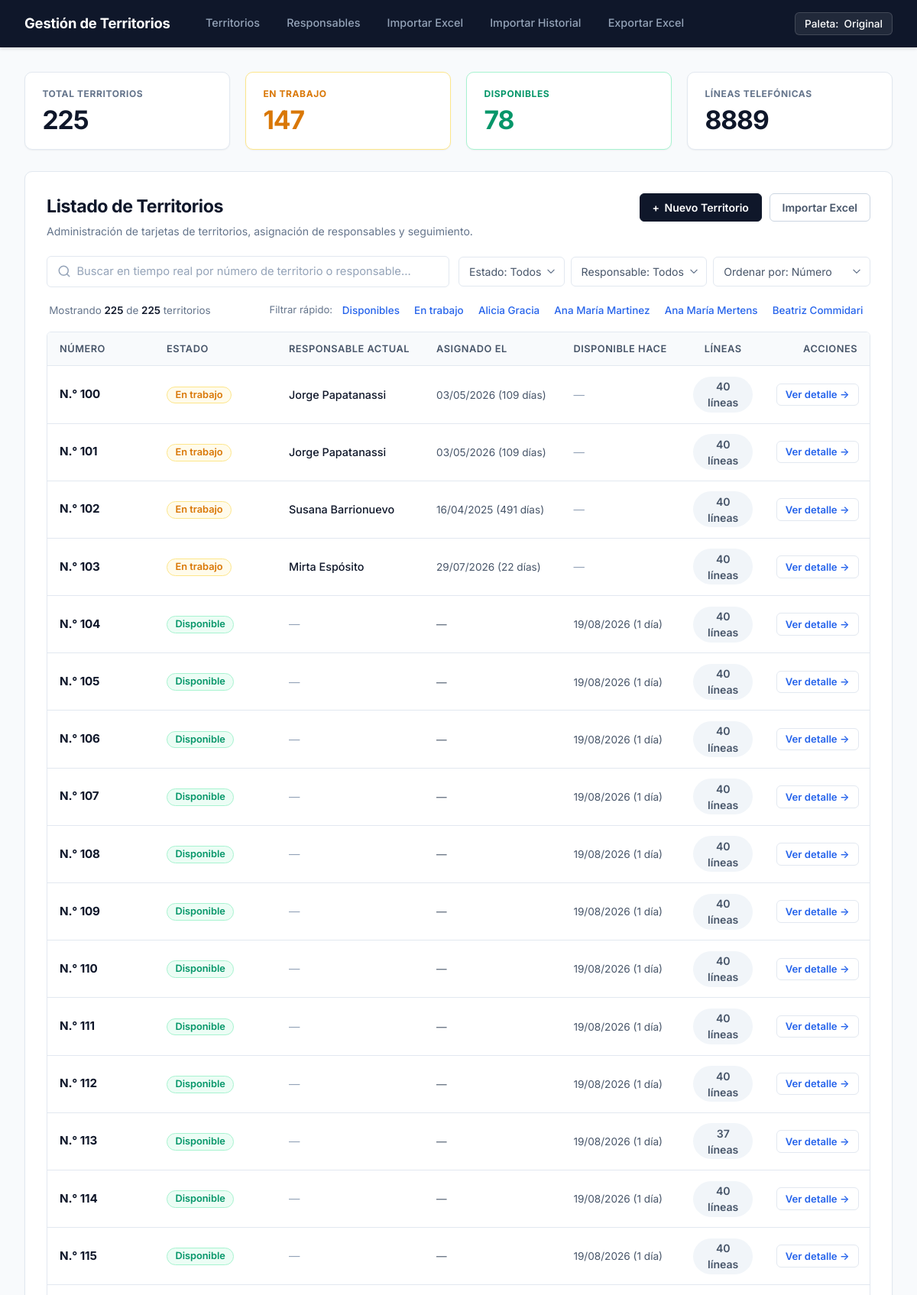
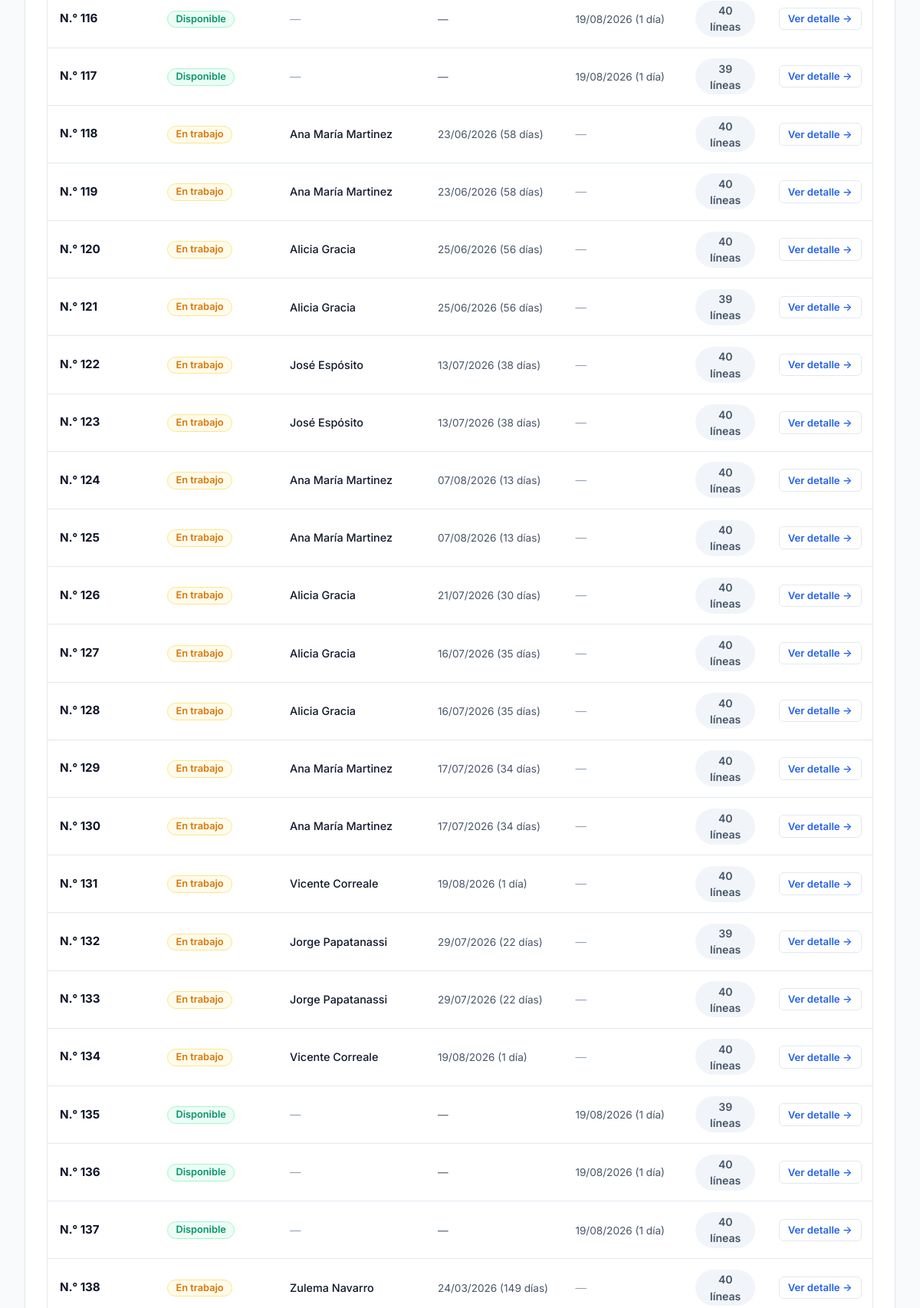
The page / (upper part) on the database its author committed (2 pictures, top to bottom).
### tables this page shows
CREATE TABLE responsables (
    id INTEGER PRIMARY KEY AUTOINCREMENT,
    nombre TEXT NOT NULL,
    activo INTEGER DEFAULT 1 -- 1: activo, 0: inactivo
, telefono TEXT DEFAULT NULL, email TEXT DEFAULT NULL, fecha_alta TEXT DEFAULT NULL);

CREATE TABLE territorios (
    id INTEGER PRIMARY KEY AUTOINCREMENT,
    numero TEXT NOT NULL UNIQUE,
    estado TEXT CHECK(estado IN ('Disponible', 'En trabajo')) DEFAULT 'Disponible'
);

### routes/territorios.py (the view)
    @app.route("/")
    def index():
        q = request.args.get("q", "").strip()
        estado = request.args.get("estado", "").strip()
        responsable_id = request.args.get("responsable_id", "").strip()
        orden = request.args.get("orden", "numero")
        conn = get_connection()
        total_territorios = conn.execute("SELECT COUNT(*) FROM territorios").fetchone()[0]
        total_en_trabajo = conn.execute(
            "SELECT COUNT(*) FROM territorios WHERE estado = 'En trabajo'"
        ).fetchone()[0]
        total_disponibles = conn.execute(
            "SELECT COUNT(*) FROM territorios WHERE estado = 'Disponible'"
        ).fetchone()[0]
        total_lineas = conn.execute("SELECT COUNT(*) FROM registros").fetchone()[0]
        sql = """
            SELECT
                t.id,
                t.numero,
                t.estado,
                r.id AS responsable_id,
                r.nombre AS responsable,
                a.fecha_asignado,
                COUNT(DISTINCT reg.id) AS total_lineas_territorio
            FROM territorios t
            LEFT JOIN asignaciones a
                ON a.territorio_id = t.id AND a.fecha_finalizacion IS NULL
            LEFT JOIN responsables r
                ON r.id = a.responsable_id
            LEFT JOIN registros reg
                ON reg.territorio_id = t.id
            GROUP BY t.id
        """
        parametros = []
        if orden == "antiguos":
            sql += " ORDER BY (a.fecha_asignado IS NULL), a.fecha_asignado ASC"
        elif orden == "recientes":
            sql += " ORDER BY (a.fecha_asignado IS NULL), a.fecha_asignado DESC"
        elif orden == "lineas":
            sql += " ORDER BY total_lineas_territorio DESC"
        else:
            orden = "numero"
            sql += " ORDER BY CAST(t.numero AS INTEGER), t.numero ASC"
        if orden == "disponibles":
            sql += " ORDER BY CAST(t.numero AS INTEGER), t.numero ASC"
        filas = conn.execute(sql, parametros).fetchall()
        responsables = conn.execute(
            "SELECT id, nombre FROM responsables ORDER BY activo DESC, nombre"
        ).fetchall()
        mapa_ultima_finalizacion = {
            fila["territorio_id"]: fila["fecha"]
            for fila in conn.execute(
                """
                SELECT territorio_id, MAX(fecha_finalizacion) AS fecha
                FROM asignaciones
                WHERE fecha_finalizacion IS NOT NULL
                GROUP BY territorio_id
                """
            ).fetchall()
        }
        mapa_fecha_creacion = {
            fila["territorio_id"]: fila["fecha"]
            for fila in conn.execute(
                """
                SELECT territorio_id, MIN(fecha) AS fecha
                FROM actividad
                WHERE tipo = 'CREACION'
                GROUP BY territorio_id
                """
            ).fetchall()
        }
        conn.close()
        ahora = datetime.now()
        territorios = []
        for fila in filas:
            t = dict(fila)
            if t["estado"] == "En trabajo" and t["fecha_asignado"]:
                try:
                    fecha_dt = datetime.strptime(t["fecha_asignado"], "%Y-%m-%d %H:%M:%S")
                    dias = (ahora - fecha_dt).days
                    plural = "" if dias == 1 else "s"
                    t["asignado_texto"] = f"{fecha_dt.strftime('%d/%m/%Y')} ({dias} día{plural})"
                    t["asignado_dias"] = dias
                except Exception:
                    t["asignado_texto"] = str(t["fecha_asignado"])
                    t["asignado_dias"] = 0
            else:
                t["asignado_texto"] = "—"
                t["asignado_dias"] = -1
            t["disponible_texto"] = "—"
            t["disponible_dias"] = -1
            if t["estado"] == "Disponible":
                fecha_disp = mapa_ultima_finalizacion.get(t["id"]) or mapa_fecha_creacion.get(t["id"])
                if fecha_disp:
                    try:
                        fecha_dt = datetime.strptime(fecha_disp, "%Y-%m-%d %H:%M:%S")
                        dias = (ahora - fecha_dt).days
                        plural = "" if dias == 1 else "s"
                        t["disponible_texto"] = f"{fecha_dt.strftime('%d/%m/%Y')} ({dias} día{plural})"
                        t["disponible_dias"] = dias
                    except Exception:
                        pass
            territorios.append(t)
        if orden == "disponibles":
            territorios.sort(
                key=lambda t: (t["disponible_dias"] == -1, -t["disponible_dias"])
            )
        return render_template(
            "index.html",
            territorios=territorios,
            q=q,
            estado=estado,
            responsable_id=responsable_id,
            orden=orden,
            responsables=responsables,
            total_territorios=total_territorios,
            total_en_trabajo=total_en_trabajo,
            total_disponibles=total_disponibles,
            total_lineas=total_lineas,
        )

### app/db.py (called while the page is built)
def get_connection():
    connection = sqlite3.connect(DATABASE_PATH)
    connection.row_factory = sqlite3.Row
    connection.execute("PRAGMA foreign_keys = ON")
    return connection

### templates/index.html (shortened to what this page needs)
{% extends "base.html" %}
{% block content %}
<section class="kpi-grid">
    <div class="kpi-card kpi-total">
        <span class="kpi-label">TOTAL TERRITORIOS</span>
        <span class="kpi-value" id="kpi-total-val">{{ total_territorios }}</span>
    </div>
    <div class="kpi-card kpi-en-trabajo">
        <span class="kpi-label">EN TRABAJO</span>
        <span class="kpi-value" id="kpi-trabajo-val">{{ total_en_trabajo }}</span>
    </div>
    <div class="kpi-card kpi-disponibles">
        <span class="kpi-label">DISPONIBLES</span>
        <span class="kpi-value" id="kpi-disp-val">{{ total_disponibles }}</span>
    </div>
    <div class="kpi-card kpi-lineas">
        <span class="kpi-label">LÍNEAS TELEFÓNICAS</span>
        <span class="kpi-value" id="kpi-lineas-val">{{ total_lineas }}</span>
    </div>
</section>
<section class="main-card">
    <div class="main-card-header">
        <div class="header-titles">
            <h2 class="card-title">Listado de Territorios</h2>
            <p class="card-subtitle">Administración de tarjetas de territorios, asignación de responsables y seguimiento.</p>
        </div>
        <div class="header-actions">
            <button type="button" class="btn btn-primary" id="btn-nuevo-territorio">
                <span class="btn-icon">+</span> Nuevo Territorio
            </button>
            <a href="{{ url_for('importar_excel_view') }}" class="btn btn-outline">
                Importar Excel
            </a>
        </div>
    </div>
    <div class="filtros-container">
        <div class="search-input-wrapper">
            <input
                type="text"
                id="input-buscador-territorios"
                class="search-input"
                placeholder="Buscar en tiempo real por número de territorio o responsable..."
                value="{{ q }}"
                autocomplete="off"
            >
        </div>
        <div class="selects-filtros">
            <select id="filtro-estado" class="select-filtro">
                <option value="" {% if not estado %}selected{% endif %}>Estado: Todos</option>
            </select>
            <select id="filtro-responsable" class="select-filtro">
                <option value="" {% if not responsable_id %}selected{% endif %}>Responsable: Todos</option>
            </select>
            <select id="filtro-orden" class="select-filtro">
                <option value="numero" {% if orden == 'numero' %}selected{% endif %}>Ordenar por: Número</option>
            </select>
        </div>
    </div>
    <div class="sub-filtros-bar">
        <div class="contador-mostrando" id="contador-mostrando-txt">
            Mostrando <strong id="num-mostrados">{{ territorios|length }}</strong> de <strong>{{ total_territorios }}</strong> territorios
        </div>
        <div class="filtros-rapidos">
            <span class="filtros-rapidos-label">Filtrar rápido:</span>
            <div class="chips-list">
                <button type="button" class="chip-tag" data-tag-estado="Disponible">Disponibles</button>
                <button type="button" class="chip-tag" data-tag-estado="En trabajo">En trabajo</button>
                {% for r in responsables[:4] %}
                    <button type="button" class="chip-tag chip-resp" data-tag="{{ r.nombre }}">{{ r.nombre }}</button>
                {% endfor %}
            </div>
        </div>
    </div>
    <div class="table-responsive">
        <table class="tabla-moderna tabla-territorios" id="tabla-territorios">
            <thead>
                <tr>
                    <th style="width: 140px;">Número</th>
                    <th style="width: 160px;">Estado</th>
                    <th>Responsable actual</th>
                    <th>Asignado el</th>
                    <th>Disponible hace</th>
                    <th style="width: 110px; text-align: center;">Líneas</th>
                    <th style="width: 140px; text-align: right;">Acciones</th>
                </tr>
            </thead>
            <tbody id="tbody-territorios">
                {% for t in territorios %}
                <tr
                    class="fila-territorio"
                    data-id="{{ t.id }}"
                    data-numero="{{ t.numero }}"
                    data-estado="{{ t.estado }}"
                    data-responsable-id="{{ t.responsable_id or '' }}"
                    data-responsable-nombre="{{ (t.responsable or '')|lower }}"
                    data-dias="{{ t.asignado_dias }}"
                    data-disponible-dias="{{ t.disponible_dias }}"
                    data-lineas="{{ t.total_lineas_territorio }}"
                    data-search="{{ t.numero|lower }} {{ (t.responsable or '')|lower }} {{ t.estado|lower }}"
                >
                    <td class="col-numero">
                        <span class="territorio-badge-num">N.° {{ t.numero }}</span>
                    </td>
                    <td class="col-estado">
                        <span class="badge {{ 'badge-en-trabajo' if t.estado == 'En trabajo' else 'badge-disponible' }}">
                            {{ t.estado }}
                        </span>
                    </td>
                    <td class="col-resp">
                        {% if t.responsable %}
                            <span class="resp-nombre">{{ t.responsable }}</span>
                        {% else %}
                            <span class="text-muted">—</span>
                        {% endif %}
                    </td>
                    <td class="col-fecha">
                        <span class="fecha-txt">{{ t.asignado_texto }}</span>
                    </td>
                    <td class="col-disponible-hace">
                        {% if t.disponible_dias >= 0 %}
                            <span class="fecha-txt {% if t.disponible_dias >= 60 %}texto-alerta{% endif %}">{{ t.disponible_texto }}</span>
                        {% else %}
                            <span class="text-muted">—</span>
                        {% endif %}
                    </td>
                    <td class="col-lineas" style="text-align: center;">
                        <span class="lineas-count">{{ t.total_lineas_territorio }} líneas</span>
                    </td>
                    <td class="col-acciones" style="text-align: right;">
                        <a href="{{ url_for('territorio_detalle', territorio_id=t.id) }}" class="btn btn-sm btn-outline btn-action-view">
                            Ver detalle &rarr;
                        </a>
                    </td>
                </tr>
                {% endfor %}
            </tbody>
        </table>
    </div>
</section>
{% endblock %}

### rows shown on the page
responsables: nombre "Alicia Gracia"
responsables: nombre "Ana María Martinez"
responsables: nombre "Ana María Mertens"
responsables: nombre "Beatriz Commidari"
territorios: numero "100", estado "En trabajo", responsable "Jorge Papatanassi", asignado_texto "03/05/2026 (109 días)", total_lineas_territorio "40"
territorios: numero "101", estado "En trabajo", responsable "Jorge Papatanassi", asignado_texto "03/05/2026 (109 días)", total_lineas_territorio "40"
territorios: numero "102", estado "En trabajo", responsable "Susana Barrionuevo", asignado_texto "16/04/2025 (491 días)", total_lineas_territorio "40"
territorios: numero "103", estado "En trabajo", responsable "Mirta Espósito", asignado_texto "29/07/2026 (22 días)", total_lineas_territorio "40"
territorios: numero "104", estado "Disponible", asignado_texto "—", disponible_texto "19/08/2026 (1 día)", total_lineas_territorio "40"
territorios: numero "105", estado "Disponible", asignado_texto "—", disponible_texto "19/08/2026 (1 día)", total_lineas_territorio "40"
territorios: numero "106", estado "Disponible", asignado_texto "—", disponible_texto "19/08/2026 (1 día)", total_lineas_territorio "40"
territorios: numero "107", estado "Disponible", asignado_texto "—", disponible_texto "19/08/2026 (1 día)", total_lineas_territorio "40"
territorios: numero "108", estado "Disponible", asignado_texto "—", disponible_texto "19/08/2026 (1 día)", total_lineas_territorio "40"
territorios: numero "109", estado "Disponible", asignado_texto "—", disponible_texto "19/08/2026 (1 día)", total_lineas_territorio "40"
territorios: numero "110", estado "Disponible", asignado_texto "—", disponible_texto "19/08/2026 (1 día)", total_lineas_territorio "40"
territorios: numero "111", estado "Disponible", asignado_texto "—", disponible_texto "19/08/2026 (1 día)", total_lineas_territorio "40"
territorios: numero "112", estado "Disponible", asignado_texto "—", disponible_texto "19/08/2026 (1 día)", total_lineas_territorio "40"
territorios: numero "113", estado "Disponible", asignado_texto "—", disponible_texto "19/08/2026 (1 día)", total_lineas_territorio "37"
territorios: numero "114", estado "Disponible", asignado_texto "—", disponible_texto "19/08/2026 (1 día)", total_lineas_territorio "40"
territorios: numero "115", estado "Disponible", asignado_texto "—", disponible_texto "19/08/2026 (1 día)", total_lineas_territorio "40"
territorios: numero "116", estado "Disponible", asignado_texto "—", disponible_texto "19/08/2026 (1 día)", total_lineas_territorio "40"
territorios: numero "117", estado "Disponible", asignado_texto "—", disponible_texto "19/08/2026 (1 día)", total_lineas_territorio "39"
territorios: numero "118", estado "En trabajo", responsable "Ana María Martinez", asignado_texto "23/06/2026 (58 días)", total_lineas_territorio "40"
territorios: numero "119", estado "En trabajo", responsable "Ana María Martinez", asignado_texto "23/06/2026 (58 días)", total_lineas_territorio "40"
territorios: numero "120", estado "En trabajo", responsable "Alicia Gracia", asignado_texto "25/06/2026 (56 días)", total_lineas_territorio "40"
territorios: numero "121", estado "En trabajo", responsable "Alicia Gracia", asignado_texto "25/06/2026 (56 días)", total_lineas_territorio "39"
territorios: numero "122", estado "En trabajo", responsable "José Espósito", asignado_texto "13/07/2026 (38 días)", total_lineas_territorio "40"
territorios: numero "123", estado "En trabajo", responsable "José Espósito", asignado_texto "13/07/2026 (38 días)", total_lineas_territorio "40"
territorios: numero "124", estado "En trabajo", responsable "Ana María Martinez", asignado_texto "07/08/2026 (13 días)", total_lineas_territorio "40"
territorios: numero "125", estado "En trabajo", responsable "Ana María Martinez", asignado_texto "07/08/2026 (13 días)", total_lineas_territorio "40"
territorios: numero "126", estado "En trabajo", responsable "Alicia Gracia", asignado_texto "21/07/2026 (30 días)", total_lineas_territorio "40"
territorios: numero "127", estado "En trabajo", responsable "Alicia Gracia", asignado_texto "16/07/2026 (35 días)", total_lineas_territorio "40"
territorios: numero "128", estado "En trabajo", responsable "Alicia Gracia", asignado_texto "16/07/2026 (35 días)", total_lineas_territorio "40"
territorios: numero "129", estado "En trabajo", responsable "Ana María Martinez", asignado_texto "17/07/2026 (34 días)", total_lineas_territorio "40"
territorios: numero "130", estado "En trabajo", responsable "Ana María Martinez", asignado_texto "17/07/2026 (34 días)", total_lineas_territorio "40"
territorios: numero "131", estado "En trabajo", responsable "Vicente Correale", asignado_texto "19/08/2026 (1 día)", total_lineas_territorio "40"
territorios: numero "132", estado "En trabajo", responsable "Jorge Papatanassi", asignado_texto "29/07/2026 (22 días)", total_lineas_territorio "39"
territorios: numero "133", estado "En trabajo", responsable "Jorge Papatanassi", asignado_texto "29/07/2026 (22 días)", total_lineas_territorio "40"
territorios: numero "134", estado "En trabajo", responsable "Vicente Correale", asignado_texto "19/08/2026 (1 día)", total_lineas_territorio "40"
territorios: numero "135", estado "Disponible", asignado_texto "—", disponible_texto "19/08/2026 (1 día)", total_lineas_territorio "39"
territorios: numero "136", estado "Disponible", asignado_texto "—", disponible_texto "19/08/2026 (1 día)", total_lineas_territorio "40"
territorios: numero "137", estado "Disponible", asignado_texto "—", disponible_texto "19/08/2026 (1 día)", total_lineas_territorio "40"
territorios: numero "138", estado "En trabajo", responsable "Zulema Navarro", asignado_texto "24/03/2026 (149 días)", total_lineas_territorio "40"

### other values the page prints
{{ total_territorios }} "225"
{{ total_en_trabajo }} "147"
{{ total_disponibles }} "78"
{{ total_lineas }} "8889"
{{ territorios|length }} "225"
